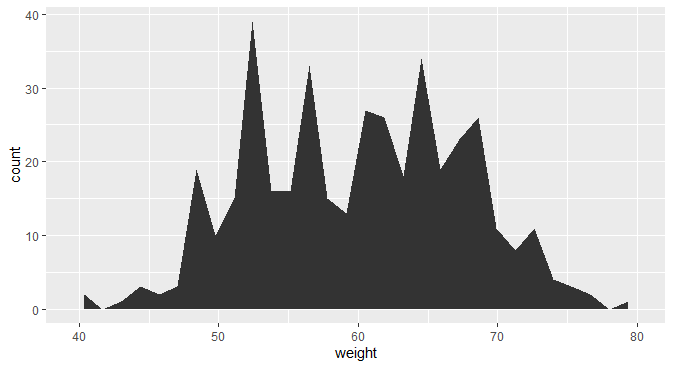

The R source for this figure:
set.seed(1234)
df <- data.frame(
  sex=factor(rep(c("F", "M"), each=200)),
  weight=round(c(rnorm(200, mean=55, sd=5),
                 rnorm(200, mean=65, sd=5)))
)
head(df)

library(ggplot2)
p <- ggplot(df, aes(x=weight))
p + geom_area(stat = "bin")
